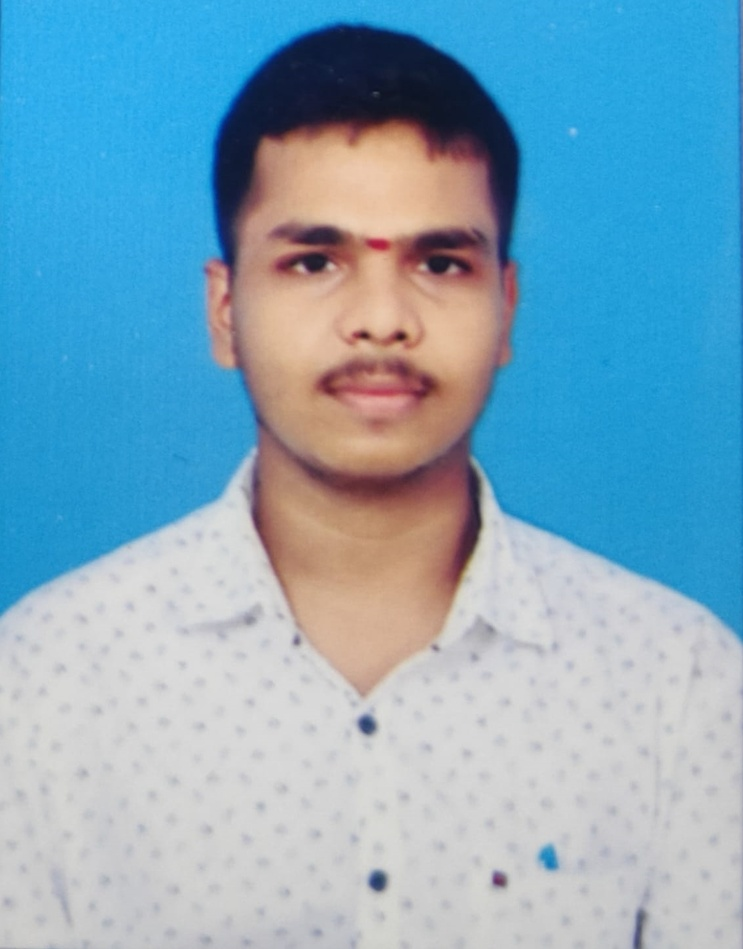
#> input picture smart_mirror/pics/Mahesh.jpg, 743 x 949 px, shrunk from 1135 x 1449 before the run, given in place of the camera
$ jupyter execute animation.ipynb
#> lines starting #> are read from the running program, lines starting #| are printed output that depends on the picture; after the words box and inside, x2 and y2 are one past the last pixel; in counts of white or black regions, pixels touching at a corner belong together
#> further down, frame is the input picture: shape (949, 743, 3); mean B, G, R 190, 168.5, 129.2
[cell 1]
import numpy as np
import cv2

# Function to apply edge mask
def edge_mask(img, line_size, blur_value):
#> called with line_size = 9, blur_value = 9
    gray = cv2.cvtColor(img, cv2.COLOR_BGR2GRAY)
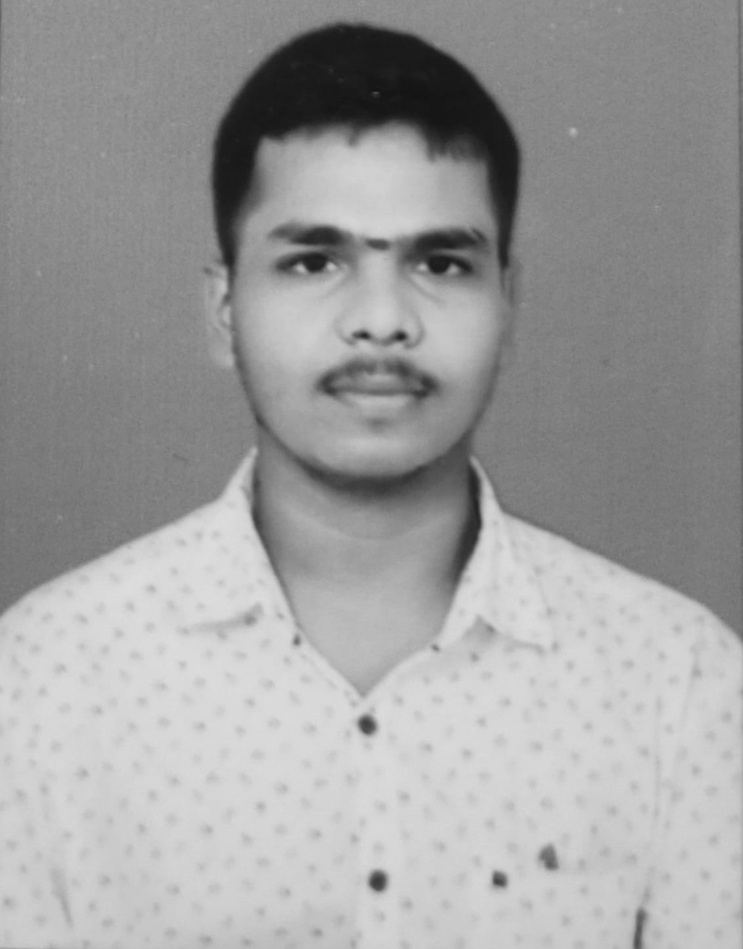
#> gray: shape (949, 743); min 19, max 222, mean 159.2
    gray_blur = cv2.medianBlur(gray, 7)
    edges = cv2.adaptiveThreshold(gray_blur, 255, cv2.ADAPTIVE_THRESH_MEAN_C, cv2.THRESH_BINARY, line_size, blur_value)
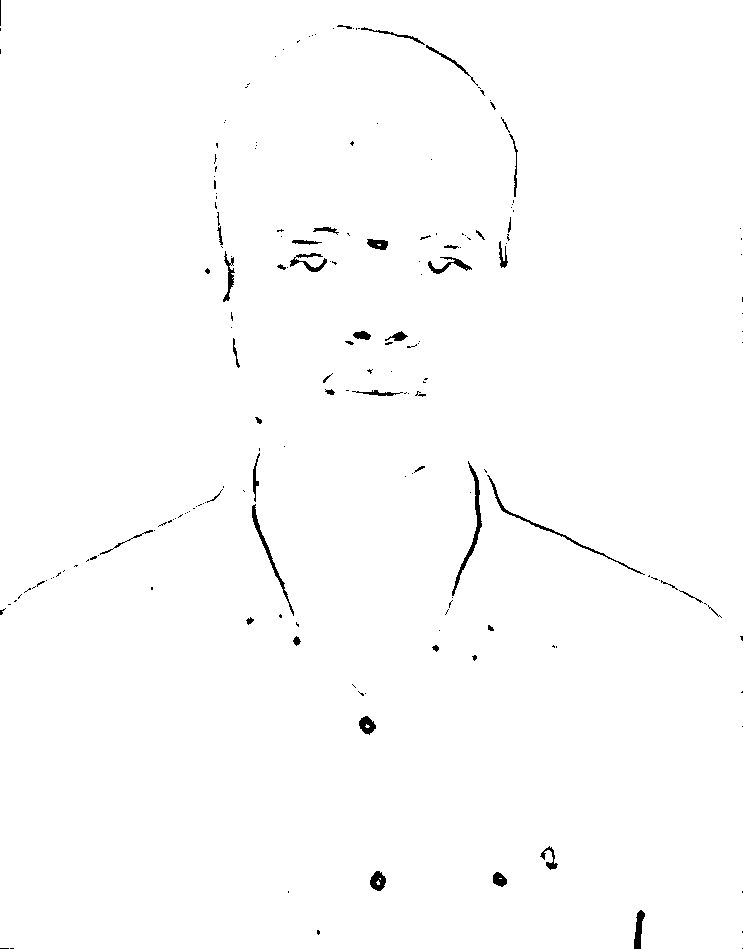
#> edges: shape (949, 743); 99.2% white; 189 black regions (142 under 20 px), largest, box (x1, y1, x2, y2) and area: (452, 461, 482, 596) 535, (487, 475, 645, 575) 449, (252, 504, 294, 616) 394
    return edges

# Function to reduce the number of colors in the photo
def color_quantization(img, k):
#> called with k = 9
    data = np.float32(img).reshape((-1, 3))
    criteria = (cv2.TERM_CRITERIA_EPS + cv2.TERM_CRITERIA_MAX_ITER, 20, 0.001)
    ret, label, center = cv2.kmeans(data, k, None, criteria, 10, cv2.KMEANS_RANDOM_CENTERS)
#> ret = 179736812.7; center = [[143.8, 88.05, 32.03], [70.35, 59.08, 103.4], [152.1, 179.2, 216.5], [98.63, 101.9, 152.5], [207.6, 206, 205.2], [210.1, 153.6, 37.53], [121.2, 144.7, 188.3], [55.41, 28.55, 21.35], [227.5, 168.5, 47.2]]
    center = np.uint8(center)
#> center = [[143, 88, 32], [70, 59, 103], [152, 179, 216], [98, 101, 152], [207, 205, 205], [210, 153, 37], [121, 144, 188], [55, 28, 21], [227, 168, 47]]
    result = center[label.flatten()]
    result = result.reshape(img.shape)
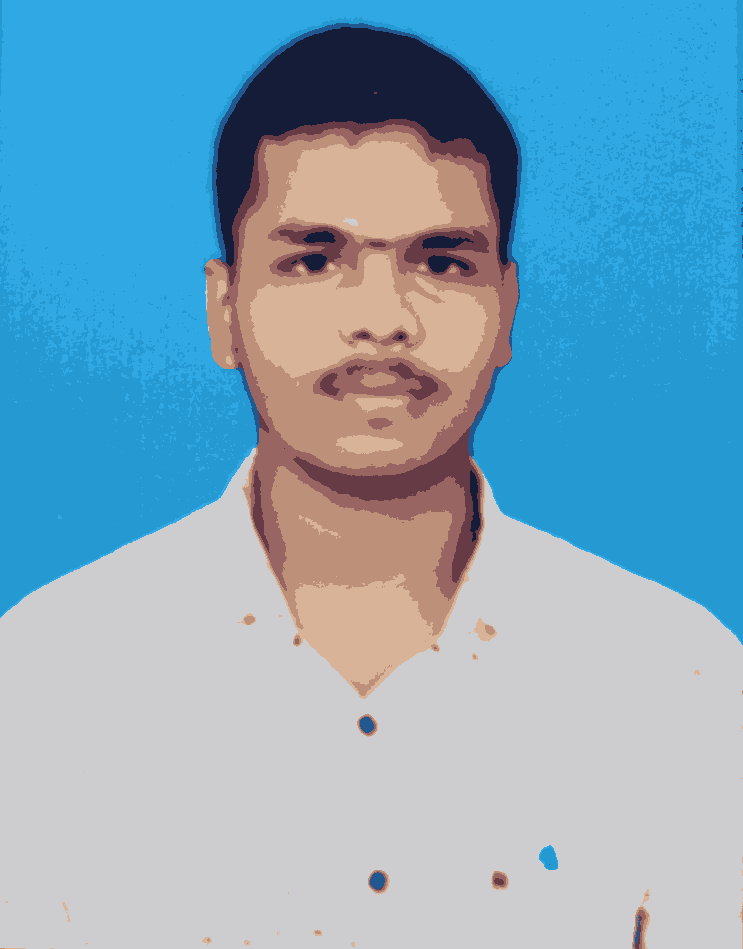
#> result: shape (949, 743, 3); mean B, G, R 189.6, 167.8, 128.9
    return result

# Function to cartoonify the image
def cartoonify(img):
    # Generate edge mask
    line_size = 9
    blur_value = 9
    edges = edge_mask(img, line_size, blur_value)

    # Color quantization
    total_color = 9
    img = color_quantization(img, total_color)

    # Bilateral filter to reduce noise
    d = 9  # Diameter of each pixel neighborhood
    sigmaColor = 75  # A larger value means larger areas of semi-equal color
    sigmaSpace = 75  # A larger value means farther pixels will influence each other
    blurred = cv2.bilateralFilter(img, d, sigmaColor, sigmaSpace)

    # Cartoonify the image
    cartoon = cv2.bitwise_and(blurred, blurred, mask=edges)

    return cartoon

# Open the camera
cap = cv2.VideoCapture(0)

while True:
    ret, frame = cap.read()
    if not ret:
        break

    # Cartoonify the frame
    cartoon_frame = cartoonify(frame)

    # Display the cartoonified frame
    cv2.imshow("Cartoonified Frame", cartoon_frame)

    # Break the loop if 'q' is pressed
    if cv2.waitKey(1) & 0xFF == ord('q'):
#> (key q is pressed here)
        break

# Release the camera and close windows
cap.release()
cv2.destroyAllWindows()
